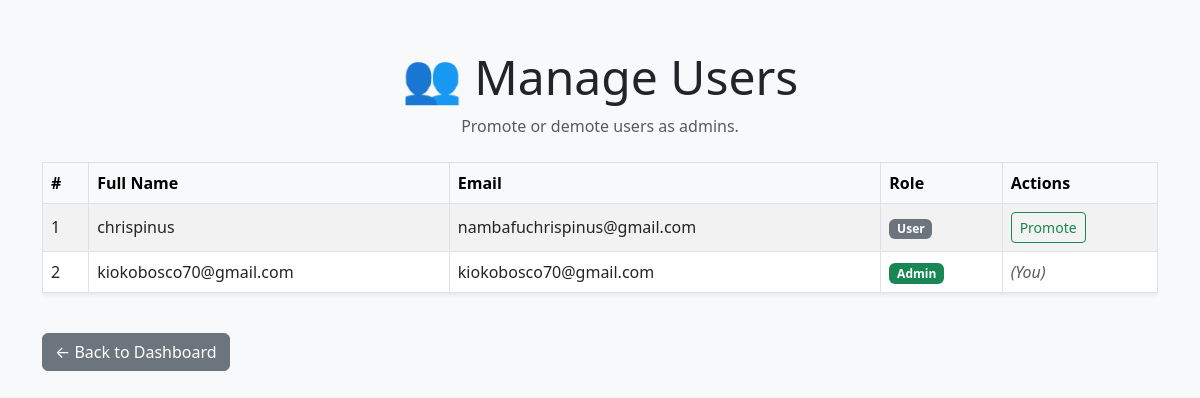
Before: /admin/users (signed in) with the older database file.
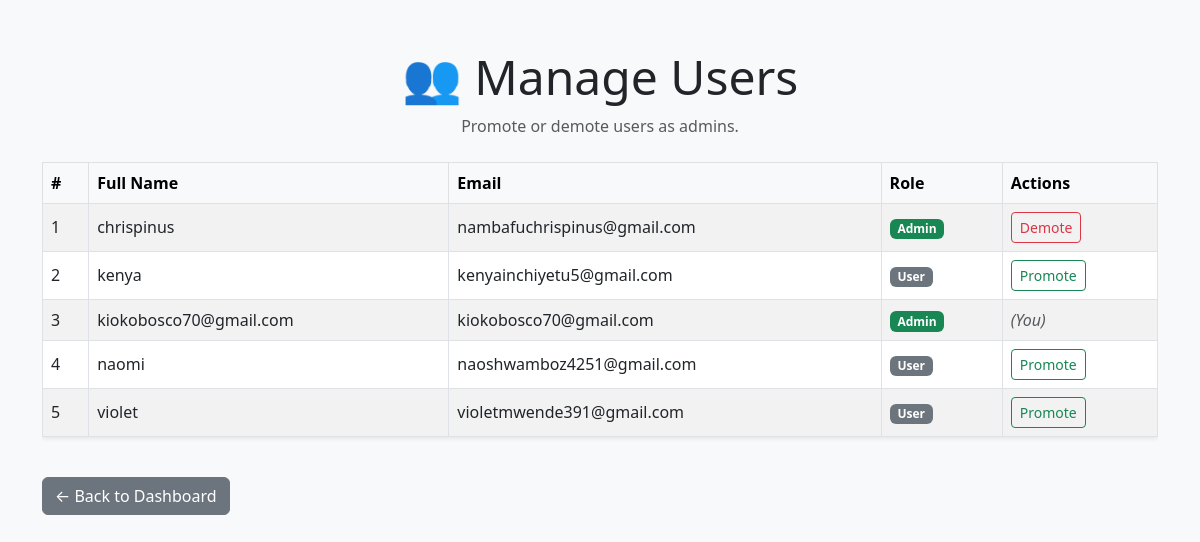
After: the same page with the newer database file.
### app/models/user.py (models this page shows, shortened)
class User(UserMixin, db.Model):  # ✅ Inherit UserMixin for Flask-Login support
    id = db.Column(db.Integer, primary_key=True)
    email = db.Column(db.String(120), unique=True, nullable=False)
    full_name = db.Column(db.String(120), nullable=False)
    password_hash = db.Column(db.String(128), nullable=False)
    is_admin = db.Column(db.Boolean, default=False)

### app/routes/admin_routes.py (the view)
@admin_bp.route('/admin/users')
@login_required
def manage_users():
    if not current_user.is_admin:
        flash("Access denied. Admins only.", "danger")
        return redirect(url_for('auth.dashboard'))
    users = User.query.order_by(User.full_name).all()
    return render_template('admin/manage_users.html', users=users)

### app/scheduler/scheduler.py (called while the page is built)
def start_scheduler(app):
    with app.app_context():
        scheduler.add_job(
            func=lambda: auto_approve_submitted_applications(app),
            trigger='interval',
            hours=1,
            id='auto_approval_job',  # optional job id for reference
            replace_existing=True    # replace job if it already exists
        )
        if not scheduler.running:
            scheduler.start()
            current_app.logger.info("Scheduler started - auto-approval job scheduled every hour")
        @app.teardown_appcontext
        def shutdown_scheduler(exception=None):
            if scheduler.running:
                scheduler.shutdown(wait=False)
                current_app.logger.info("Scheduler shut down on app context teardown")

### app/templates/admin/manage_users.html (shortened to what this page needs)
<!DOCTYPE html>
<html lang="en">
<head>
    <link href="https://cdn.jsdelivr.net/npm/bootstrap@5.3.0/dist/css/bootstrap.min.css" rel="stylesheet">
</head>
<body class="bg-light">
<div class="container my-5">
    <div class="text-center mb-4">
        <h1 class="display-5">👥 Manage Users</h1>
        <p class="text-muted">Promote or demote users as admins.</p>
    </div>
    <div class="table-responsive">
        <table class="table table-bordered table-striped align-middle shadow-sm">
            <thead class="table-light">
                <tr>
                    <th scope="col">#</th>
                    <th scope="col">Full Name</th>
                    <th scope="col">Email</th>
                    <th scope="col">Role</th>
                    <th scope="col">Actions</th>
                </tr>
            </thead>
            <tbody>
                {% for user in users %}
                    <tr>
                        <td>{{ loop.index }}</td>
                        <td>{{ user.full_name }}</td>
                        <td>{{ user.email }}</td>
                        <td>
                            {% if user.is_admin %}
                                <span class="badge bg-success">Admin</span>
                            {% else %}
                                <span class="badge bg-secondary">User</span>
                            {% endif %}
                        </td>
                        <td>
                            {% if user.is_admin %}
                                {% if user.id != current_user.id %}
                                    <a href="{{ url_for('admin_bp.demote_user', user_id=user.id) }}" class="btn btn-sm btn-outline-danger">Demote</a>
                                {% else %}
                                    <span class="text-muted fst-italic">(You)</span>
                                {% endif %}
                            {% else %}
                                <a href="{{ url_for('admin_bp.promote_user', user_id=user.id) }}" class="btn btn-sm btn-outline-success">Promote</a>
                            {% endif %}
                        </td>
                    </tr>
                {% endfor %}
            </tbody>
        </table>
    </div>
    <div class="mt-4">
        <a href="{{ url_for('admin_bp.admin_dashboard') }}" class="btn btn-secondary">← Back to Dashboard</a>
    </div>
</div>
</body>
</html>

Changed rows visible on the page:
changed User "chrispinus": is_admin "User Promote" → "Admin Demote"
added User: full_name "kenya", email "kenyainchiyetu5@gmail.com", is_admin "User"
added User: full_name "naomi", email "naoshwamboz4251@gmail.com", is_admin "User"
added User: full_name "violet", email "violetmwende391@gmail.com", is_admin "User"
